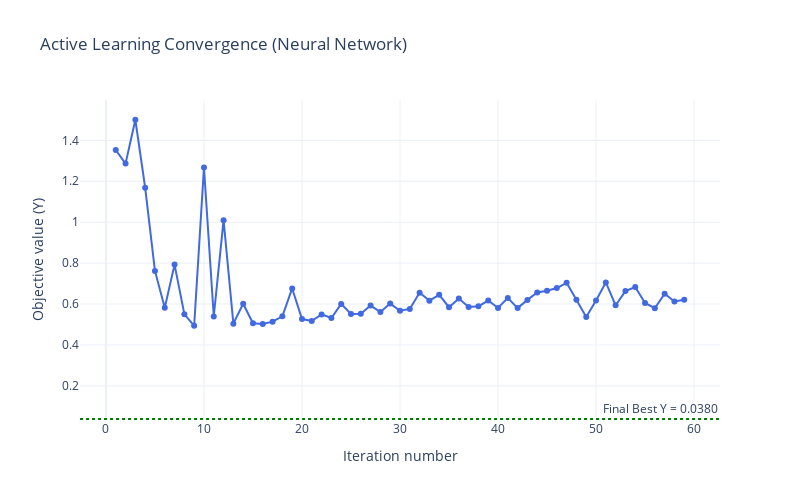

This figure's notebook cell:
### Code cell
X0 = np.array([[0.1, 0.1, 0.1]])        # initial single observation
Y0 = np.array([f(X0[0])])               # corresponding function value
# Candidate pool:  1000 random samples in [0,1]^3
X_grid = np.random.rand(1000, 3)
# Neural network configuration
nn_cfg = {
    "hidden_layers": [64, 32, 16],
    "activation": "relu",     # try "tanh" for smoother landscapes
    "dropout": 0.1,
    "epochs": 300,
    "lr": 1e-3,
}
# active learning loop
X_obs, Y_obs, history, cache = active_learning_loop(
    f=f,
    X_obs=X0,
    Y_obs=Y0,
    X_grid=X_grid,
    n_iters=200,
    M=8,                      # ensemble size
    model_type="nn",
    nn_config=nn_cfg,
    bootstrap=False,            # helps uncertainty early on
    acquisition="LCB",          # try "LCB" too for comparison
    patience=50,
    min_improve_pct=0.001,      # run until all candidates evaluated
)

# retrieve data for plotting
iters = np.arange(len(history))
y_next = np.array([h[2] for h in history])   # Y values evaluated each iteration
best_y = np.array([h[3] for h in history])   # running best values
best_final = np.min(best_y)
#
fig = go.Figure()
fig.add_trace(go.Scatter(
    x=iters + 1, y=y_next,
    mode='lines+markers',
    name='Y evaluated',
    line=dict(color='royalblue', width=2),
    marker=dict(size=6)
))
fig.add_hline(
    y=result.fun,
    line_dash='dot',
    line_color='green',
    annotation_text=f"Final Best Y = {result.fun:.4f}",
    annotation_position='top right'
)
fig.update_layout(
    title="Active Learning Convergence (Neural Network)",
    xaxis_title="Iteration number",
    yaxis_title="Objective value (Y)",
    hovermode="x unified",
    template="plotly_white",
    width=800,
    height=500
)
fig.show()

### Figure 1 — Plotly figure (JSON) as saved in the notebook; plotly's stock layout.template omitted (floating-point values rounded to 4 significant figures)
{"data": [{"line": {"color": "royalblue", "width": 2}, "marker": {"size": 6}, "mode": "lines+markers", "name": "Y evaluated", "type": "scatter", "x": [1, 2, 3, 4, 5, 6, 7, 8, 9, 10, 11, 12, 13, 14, 15, 16, 17, 18, 19, 20, 21, 22, 23, 24, 25, 26, 27, 28, 29, 30, 31, 32, 33, 34, 35, 36, 37, 38, 39, 40, 41, 42, 43, 44, 45, 46, 47, 48, 49, 50, 51, 52, 53, 54, 55, 56, 57, 58, 59], "y": [1.353, 1.286, 1.501, 1.169, 0.7619, 0.5813, 0.7926, 0.5506, 0.4936, 1.267, 0.5392, 1.01, 0.5041, 0.6016, 0.5057, 0.5024, 0.5139, 0.5402, 0.6761, 0.5267, 0.5169, 0.5492, 0.5319, 0.6006, 0.5511, 0.5529, 0.5924, 0.5611, 0.602, 0.5672, 0.5761, 0.6551, 0.6165, 0.6449, 0.5844, 0.627, 0.5851, 0.5888, 0.6171, 0.5807, 0.6299, 0.58, 0.6202, 0.6568, 0.6652, 0.6782, 0.7036, 0.621, 0.5364, 0.6175, 0.7055, 0.5939, 0.6632, 0.6832, 0.6055, 0.5795, 0.6499, 0.6125, 0.621]}], "layout": {"annotations": [{"showarrow": false, "text": "Final Best Y = 0.0380", "x": 1, "xanchor": "right", "xref": "x domain", "y": 0.038, "yanchor": "bottom", "yref": "y"}], "height": 500, "hovermode": "x unified", "shapes": [{"line": {"color": "green", "dash": "dot"}, "type": "line", "x0": 0, "x1": 1, "xref": "x domain", "y0": 0.038, "y1": 0.038, "yref": "y"}], "title": {"text": "Active Learning Convergence (Neural Network)"}, "width": 800, "xaxis": {"title": {"text": "Iteration number"}}, "yaxis": {"title": {"text": "Objective value (Y)"}}}}
